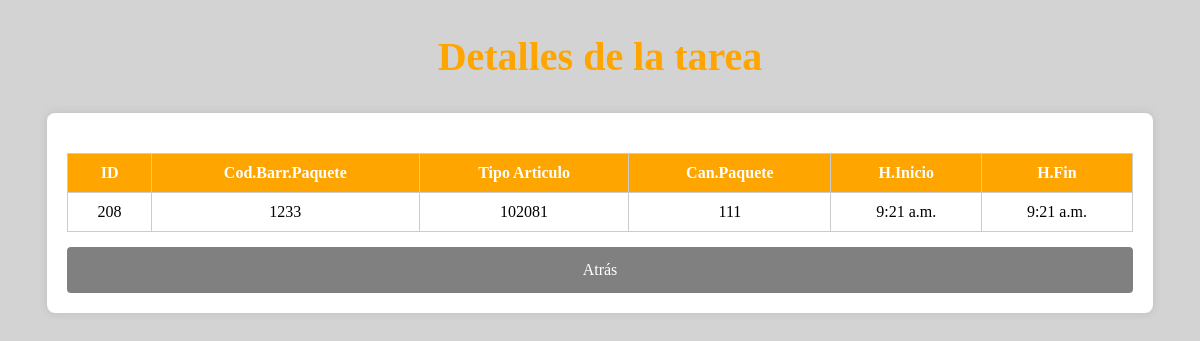
/tarea/289/, run on the app's committed database.
### pda/models.py (models this page shows, shortened)
class Paquete (models.Model):
    tarea = models.ForeignKey(Patio, on_delete=models.CASCADE, related_name="paquetes")
    codBarrasPaquete=models.IntegerField(verbose_name='Cod.Barras', null=True, blank=True)
    idTipArticulo=models.IntegerField(verbose_name='Tip.Articulo', null=True, blank=True)
    cantidad_paquete=models.IntegerField(verbose_name='Cantidad paquete', null=True, blank=True)
    horaInicio=models.TimeField(verbose_name='Hora Inicio', null=True, blank=True)
    horaFin= models.TimeField(verbose_name='Hora Fin', null=True, blank=True)

### pda/views.py (the view)
# urls.py: path('tarea/<int:tarea_id>/',detalles_tarea, name='detalle_tarea'),
def detalles_tarea(request,tarea_id):
    tarea=get_object_or_404(Patio,id=tarea_id)
    paquetes=Paquete.objects.filter(tarea=tarea)
    volver_url = request.META.get('HTTP_REFERER', '/lista_tareas/')
    return render(request,'detalle_tarea.html',{
        'tarea':tarea,
        'paquetes':paquetes,
        'volver_url':volver_url
        })

### templates/detalle_tarea.html (shortened to what this page needs)
<!DOCTYPE html>
<html lang="en">
<head>
</head>
<body>
    <h2>Detalles de la tarea</h2>
    <div class="container">
        <div class="form-container">
            <table>
                <thead>
                    <tr>
                        <th>ID</th>
                        <th>Cod.Barr.Paquete</th>
                        <th>Tipo Articulo</th>
                        <th>Can.Paquete</th>
                        <th>H.Inicio</th>
                        <th>H.Fin</th>
                    </tr>
                </thead>
                <tbody>
                    {% for p in paquetes %}
                    <tr>
                        <td>{{p.id}}</td>
                        <td>{{ p.codBarrasPaquete}}</td>
                        <td>{{ p.idTipArticulo }}</td>
                        <td>{{ p.cantidad_paquete }}</td>
                        <td>{{ p.horaInicio }}</td>
                        <td>{{ p.horaFin }}</td>
                    </tr>
                    {% endfor %}
                </tbody>
            </table>
            <a  href="{{ volver_url }}"> Atrás</a>
        </div>
    </div>
</body>
</html>

### templates/detalle_tarea.html (style rules this page uses)
body { background-color: lightgrey; }
h2 { text-align: center; color: orange; font-size: 40px; }
.container { display: flex; justify-content: center; margin-top: 20px; }
.form-container { background-color: white; padding: 20px; border-radius: 8px; box-shadow: 0 0 10px rgba(0, 0, 0, 0.1); width: 90%; overflow-x: auto; }
table { width: 100%; border-collapse: collapse; margin-top: 20px; }
th, td { border: 1px solid #ccc; padding: 10px; text-align: center; }
th { background-color: orange; color: white; }
a { text-decoration: none; color: white; display: block; background-color: grey; padding: 14px 20px; text-align: center; margin-top: 15px; width: 100%; box-sizing: border-box; border-radius: 4px; }

### data on the page
Paquete: id "208", codBarrasPaquete "1233", idTipArticulo "102081", cantidad_paquete "111", horaInicio "9:21 a.m.", horaFin "9:21 a.m."
